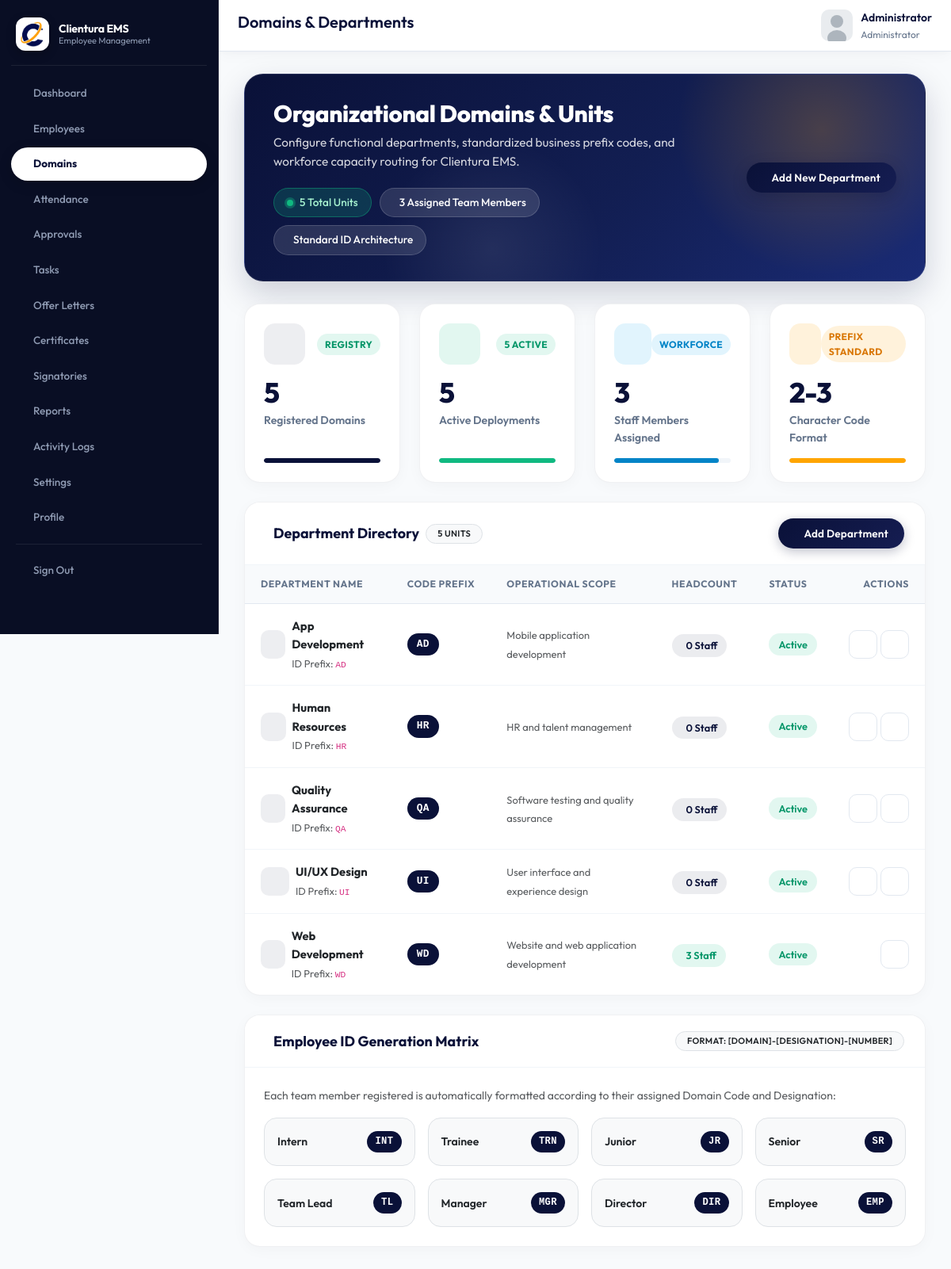
Screenshot of /admin/domains.php (signed in) with the database file from the repository.
### tables this page shows
CREATE TABLE IF NOT EXISTS `domains` (
  `id` INT AUTO_INCREMENT PRIMARY KEY,
  `name` VARCHAR(100) NOT NULL,
  `code` VARCHAR(10) NOT NULL UNIQUE,
  `description` TEXT DEFAULT NULL,
  `status` ENUM('active', 'inactive') DEFAULT 'active',
  `created_at` TIMESTAMP DEFAULT CURRENT_TIMESTAMP
);

### config/config.php (called while the page is built, shortened)
<?php
require_once __DIR__ . '/database.php';
function getAvatar($avatar) {
    return APP_URL . '/assets/img/default-avatar.svg';
}
?>

### config/database.php (called while the page is built, shortened)
<?php
$conn = new mysqli(DB_HOST, DB_USER, DB_PASS);
$conn->set_charset("utf8mb4");
function executeQuery($sql, $types = "", $params = []) {
    global $conn;
    $stmt = $conn->prepare($sql);
    if (!$stmt->execute()) {
        error_log("SQL Execute Error: " . $stmt->error . " | Query: " . $sql);
        $stmt->close();
        return false;
    }
    if (strpos(strtoupper($sql), 'SELECT') === 0) {
        $result = $stmt->get_result();
        return $result;
    }
    return $stmt;
}
function fetchAll($sql, $types = "", $params = []) {
    $result = executeQuery($sql, $types, $params);
    if ($result && $result instanceof mysqli_result) {
        return $result->fetch_all(MYSQLI_ASSOC);
    }
    return [];
}
?>

### admin/domains.php (the view, shortened to what this page needs)
<?php
require_once __DIR__ . '/../config/config.php';
$domains = fetchAll("SELECT d.*, (SELECT COUNT(*) FROM employees WHERE domain_id = d.id) as employee_count FROM domains d ORDER BY d.name");
$totalDomains = count($domains);
$activeDomains = 0;
$totalAssignedStaff = 0;
foreach ($domains as $d) {
    if ($d['status'] === 'active') $activeDomains++;
    $totalAssignedStaff += intval($d['employee_count']);
}
require_once __DIR__ . '/../includes/header.php';
require_once __DIR__ . '/../includes/admin-sidebar.php';
?>
<div class="main-content">
    <header class="main-header">
        <div class="header-left">
            <h1 class="page-title">Domains & Departments</h1>
        </div>
        <div class="header-right">
            <div class="dropdown">
                <div class="user-dropdown" data-bs-toggle="dropdown">
                    <img src="<?php echo getAvatar($_SESSION['avatar'] ?? ''); ?>" alt="Avatar" class="user-avatar">
                    <div class="user-info">
                        <div class="user-name"><?php echo htmlspecialchars($_SESSION['user_name'] ?? 'Admin'); ?></div>
                        <div class="user-role">Administrator</div>
                    </div>
                </div>
            </div>
        </div>
    </header>
    <div class="content-wrapper">
        <div class="saas-hero">
            <div class="row align-items-center">
                <div class="col-lg-8">
                    <div class="saas-hero-content">
                        <h2 class="saas-hero-title">Organizational Domains & Units</h2>
                        <p class="saas-hero-subtitle">
                            Configure functional departments, standardized business prefix codes, and workforce capacity routing for Clientura EMS.
                        </p>
                        <div class="saas-hero-pills">
                            <span class="saas-pill live-pulse">
                                <span class="pulse-dot"></span>
                                <?php echo $totalDomains; ?> Total Units
                            </span>
                            <span class="saas-pill">
                                <?php echo $totalAssignedStaff; ?> Assigned Team Members
                            </span>
                            <span class="saas-pill">
                                Standard ID Architecture
                            </span>
                        </div>
                    </div>
                </div>
                <div class="col-lg-4 mt-3 mt-lg-0 text-lg-end">
                    <div class="saas-hero-actions">
                        <button class="btn btn-primary btn-glow" data-bs-toggle="modal" data-bs-target="#addDomainModal">
                            <?php echo pika_icon('plus', 'me-1', 16); ?> Add New Department
                        </button>
                    </div>
                </div>
            </div>
        </div>
        <div class="row g-4 mb-4">
            <div class="col-sm-6 col-xl-3">
                <div class="metric-card">
                    <div class="metric-card-top">
                        <div class="metric-icon-badge navy">
                        </div>
                        <span class="metric-trend-pill active">Registry</span>
                    </div>
                    <div class="metric-value"><?php echo $totalDomains; ?></div>
                    <div class="metric-label">Registered Domains</div>
                    <div class="metric-progress">
                        <div class="metric-progress-bar navy" style="width: 100%;"></div>
                    </div>
                </div>
            </div>
            <div class="col-sm-6 col-xl-3">
                <div class="metric-card">
                    <div class="metric-card-top">
                        <div class="metric-icon-badge emerald">
                        </div>
                        <span class="metric-trend-pill active"><?php echo $activeDomains; ?> Active</span>
                    </div>
                    <div class="metric-value"><?php echo $activeDomains; ?></div>
                    <div class="metric-label">Active Deployments</div>
                    <div class="metric-progress">
                        <div class="metric-progress-bar emerald" style="width: <?php echo $totalDomains > 0 ? round(($activeDomains / $totalDomains) * 100) : 100; ?>%;"></div>
                    </div>
                </div>
            </div>
            <div class="col-sm-6 col-xl-3">
                <div class="metric-card">
                    <div class="metric-card-top">
                        <div class="metric-icon-badge sky">
                        </div>
                        <span class="metric-trend-pill sky">Workforce</span>
                    </div>
                    <div class="metric-value"><?php echo $totalAssignedStaff; ?></div>
                    <div class="metric-label">Staff Members Assigned</div>
                    <div class="metric-progress">
                        <div class="metric-progress-bar sky" style="width: 90%;"></div>
                    </div>
                </div>
            </div>
            <div class="col-sm-6 col-xl-3">
                <div class="metric-card">
                    <div class="metric-card-top">
                        <div class="metric-icon-badge amber">
                        </div>
                        <span class="metric-trend-pill warning">Prefix Standard</span>
                    </div>
                    <div class="metric-value">2-3</div>
                    <div class="metric-label">Character Code Format</div>
                    <div class="metric-progress">
                        <div class="metric-progress-bar amber" style="width: 100%;"></div>
                    </div>
                </div>
            </div>
        </div>
        <div class="saas-card">
            <div class="saas-card-header">
                <div class="d-flex align-items-center gap-2">
                    <h5 class="saas-card-title">
                        Department Directory
                    </h5>
                    <span class="badge bg-light text-dark border px-2 py-1 rounded-pill small">
                        <?php echo count($domains); ?> Units
                    </span>
                </div>
                <button class="btn btn-sm btn-primary" data-bs-toggle="modal" data-bs-target="#addDomainModal">
                    <?php echo pika_icon('plus', 'me-1', 14); ?> Add Department
                </button>
            </div>
            <div class="table-responsive">
                <table class="saas-table">
                    <thead>
                        <tr>
                            <th>Department Name</th>
                            <th>Code Prefix</th>
                            <th>Operational Scope</th>
                            <th>Headcount</th>
                            <th>Status</th>
                            <th class="text-end">Actions</th>
                        </tr>
                    </thead>
                    <tbody>
                        <?php if (empty($domains)): ?>
                        <tr>
                            <td colspan="6" class="text-center py-5 text-muted">
                                <?php echo pika_icon('domains', 'opacity-25 d-block mx-auto mb-3', 48); ?>
                                <h6 class="fw-bold text-dark">No Domains Configured</h6>
                                <p class="small text-muted mb-3">Add your first domain to enable structured employee IDs.</p>
                                <button class="btn btn-sm btn-primary" data-bs-toggle="modal" data-bs-target="#addDomainModal">
                                    <?php echo pika_icon('plus', 'me-1', 14); ?> Create First Department
                                </button>
                            </td>
                        </tr>
                        <?php else: ?>
                            <?php foreach ($domains as $domain): ?>
                            <tr>
                                <td>
                                    <div class="d-flex align-items-center gap-2">
                                        <div class="metric-icon-badge navy" style="width: 36px; height: 36px; border-radius: 10px;">
                                        </div>
                                        <div>
                                            <div class="fw-bold text-dark"><?php echo htmlspecialchars($domain['name']); ?></div>
                                            <small class="text-muted">ID Prefix: <code><?php echo htmlspecialchars($domain['code']); ?></code></small>
                                        </div>
                                    </div>
                                </td>
                                <td>
                                    <span class="saas-id-badge" style="font-size: 0.8rem; padding: 4px 12px;">
                                        <?php echo htmlspecialchars($domain['code']); ?>
                                    </span>
                                </td>
                                <td>
                                    <span class="text-muted small"><?php echo htmlspecialchars($domain['description'] ?: 'General corporate department'); ?></span>
                                </td>
                                <td>
                                    <span class="saas-tag <?php echo $domain['employee_count'] > 0 ? 'emerald' : 'primary'; ?>">
                                        <?php echo $domain['employee_count']; ?> Staff
                                    </span>
                                </td>
                                <td>
                                    <span class="saas-tag <?php echo $domain['status'] === 'active' ? 'emerald' : 'amber'; ?>">
                                        <?php echo ucfirst($domain['status']); ?>
                                    </span>
                                </td>
                                <td class="text-end">
                                    <div class="d-inline-flex gap-1">
                                        <button type="button" class="saas-action-btn" title="Edit Department"
                                                onclick="editDomain(<?php echo htmlspecialchars(json_encode($domain)); ?>)">
                                        </button>
                                        <?php if ($domain['employee_count'] == 0): ?>
                                        <form method="POST" class="d-inline" onsubmit="return confirm('Remove <?php echo addslashes($domain['name']); ?>?')">
                                            <button type="submit" class="saas-action-btn delete" title="Delete Domain">
                                            </button>
                                        </form>
                                        <?php endif; ?>
                                    </div>
                                </td>
                            </tr>
                            <?php endforeach; ?>
                        <?php endif; ?>
                    </tbody>
                </table>
            </div>
        </div>
        <div class="saas-card mt-4">
            <div class="saas-card-header">
                <h5 class="saas-card-title">
                    Employee ID Generation Matrix
                </h5>
                <span class="badge bg-light text-dark border px-2 py-1 rounded-pill small">
                    Format: [DOMAIN]-[DESIGNATION]-[NUMBER]
                </span>
            </div>
            <div class="saas-card-body p-4">
                <p class="text-muted small mb-3">
                    Each team member registered is automatically formatted according to their assigned Domain Code and Designation:
                </p>
                <div class="row g-3">
                    <div class="col-sm-6 col-md-3">
                        <div class="p-3 bg-light rounded-4 border d-flex align-items-center justify-content-between">
                            <span class="fw-semibold text-dark small">Intern</span>
                            <span class="saas-id-badge">INT</span>
                        </div>
                    </div>
                    <div class="col-sm-6 col-md-3">
                        <div class="p-3 bg-light rounded-4 border d-flex align-items-center justify-content-between">
                            <span class="fw-semibold text-dark small">Trainee</span>
                            <span class="saas-id-badge">TRN</span>
                        </div>
                    </div>
                    <div class="col-sm-6 col-md-3">
                        <div class="p-3 bg-light rounded-4 border d-flex align-items-center justify-content-between">
                            <span class="fw-semibold text-dark small">Junior</span>
                            <span class="saas-id-badge">JR</span>
                        </div>
                    </div>
                    <div class="col-sm-6 col-md-3">
                        <div class="p-3 bg-light rounded-4 border d-flex align-items-center justify-content-between">
                            <span class="fw-semibold text-dark small">Senior</span>
                            <span class="saas-id-badge">SR</span>
                        </div>
                    </div>
                    <div class="col-sm-6 col-md-3">
                        <div class="p-3 bg-light rounded-4 border d-flex align-items-center justify-content-between">
                            <span class="fw-semibold text-dark small">Team Lead</span>
                            <span class="saas-id-badge">TL</span>
                        </div>
                    </div>
                    <div class="col-sm-6 col-md-3">
                        <div class="p-3 bg-light rounded-4 border d-flex align-items-center justify-content-between">
                            <span class="fw-semibold text-dark small">Manager</span>
                            <span class="saas-id-badge">MGR</span>
                        </div>
                    </div>
                    <div class="col-sm-6 col-md-3">
                        <div class="p-3 bg-light rounded-4 border d-flex align-items-center justify-content-between">
                            <span class="fw-semibold text-dark small">Director</span>
                            <span class="saas-id-badge">DIR</span>
                        </div>
                    </div>
                    <div class="col-sm-6 col-md-3">
                        <div class="p-3 bg-light rounded-4 border d-flex align-items-center justify-content-between">
                            <span class="fw-semibold text-dark small">Employee</span>
                            <span class="saas-id-badge">EMP</span>
                        </div>
                    </div>
                </div>
            </div>
        </div>
    </div>
</div>
<?php require_once __DIR__ . '/../includes/footer.php'; ?>

### rows the page displays
domains: name "App Development", code "AD", description "Mobile application development", employee_count "0", status "Active"
domains: name "Human Resources", code "HR", description "HR and talent management", employee_count "0", status "Active"
domains: name "Quality Assurance", code "QA", description "Software testing and quality assurance", employee_count "0", status "Active"
domains: name "UI/UX Design", code "UI", description "User interface and experience design", employee_count "0", status "Active"
domains: name "Web Development", code "WD", description "Website and web application development", employee_count "3", status "Active"

### other values shown
$_SESSION['user_name'] "Administrator"
$totalDomains "5"
$totalAssignedStaff "3"
$activeDomains "5"
count($domains) "5"
